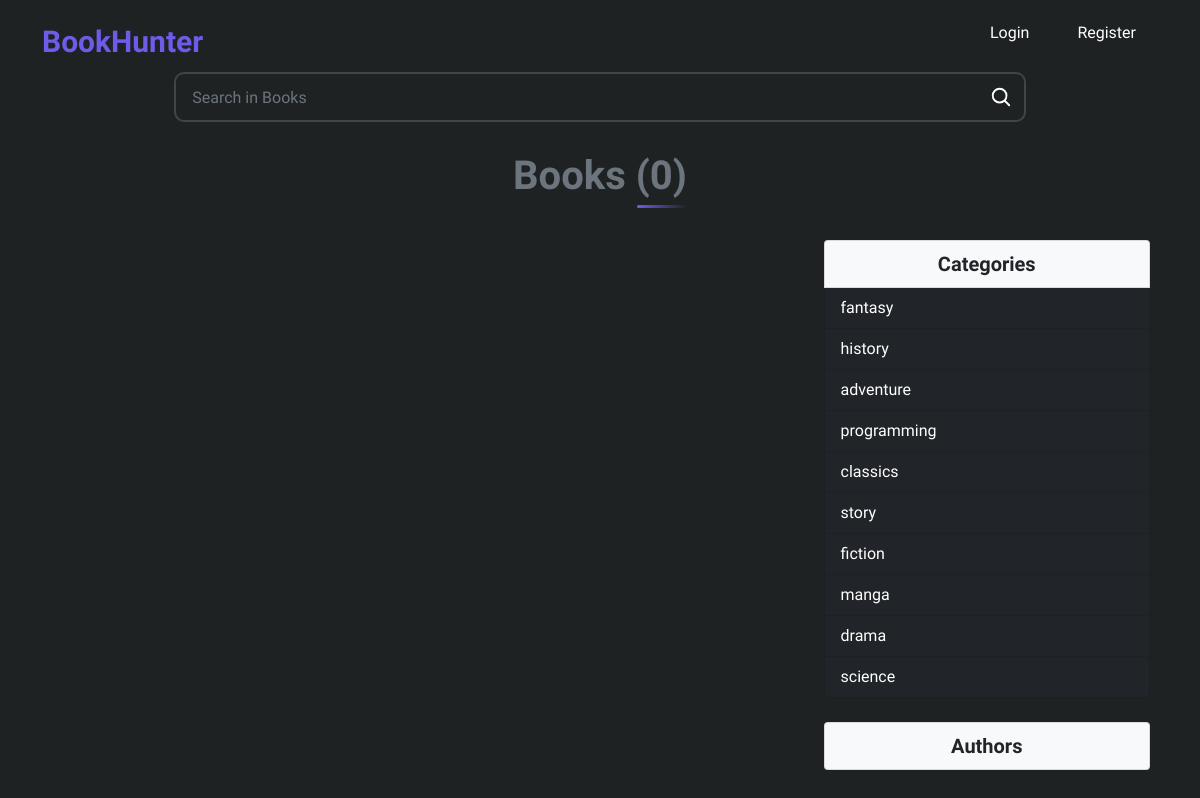
The page / on the database its author committed.
### tables this page shows
CREATE TABLE `categories`(
	`id` BIGINT PRIMARY KEY  AUTO_INCREMENT ,
	`name` VARCHAR(255) NOT NULL
);

### database/execute.php (called while the page is built)
<?php
require_once('connection.php');
class DB{
	public static function run($sql , $params = []){
		global $connection;
		$query = $connection->prepare($sql);
		if ($query->execute($params)){
			$results = $query->fetchAll(PDO::FETCH_ASSOC);
			return [
				'rowCount' => $query->rowCount(),
				'results' => $results ,
			];
		}
	}
};

### _includes/content.php (the view, shortened to what this page needs)
<?php
require('database/execute.php');
$filters = [];
$titleTxt = 'Books';
$filters = array_splice($filters, 0 , -1);
$getBooks = DB::run('
		SELECT b.* ,
		 		 u.user_id as `author_id`,
		 		 c.name AS `category`,
		 		 u.username as `author`
				 FROM `books` b
				 INNER JOIN  `categories` c ON b.category_id = c.id
				 INNER JOIN `users` u ON b.author = u.user_id '.implode('', $filters).' LIMIT 80');
$books = $getBooks['results'];
$categories = DB::run('SELECT * FROM `categories` LIMIT 10')['results'];
?>
<section class="books-section">
	<div class="container">
			<form class="search" action="/search" method="GET">
				<input class="search-input form-control" required name="q" placeholder="Search in Books" />
				<button class="btn"><img src="/assets/images/search.svg"></button>
			</form>
		<h2 class="section-title heading my-3 mx-auto  text-center fs-1 my-2 text-secondary fw-bold">
			<?=$titleTxt?> (<?=count($books) ?>)
		</h2>
		<main class="books  w-100  p-2 ">
			<div class="content d-flex  w-100 h-100  gap-5">
			<div  class="filters d-none d-lg-flex flex-column flex-start h-100">
			<div class="categories-filters mt-2 w-100 ">
				<ul class="list-group w-100 h-100">
				  <li class="list-group-item text-center fs-5 fw-bold bg-light text-dark"
				  	aria-current="true">Categories</li>
					<?php foreach ($categories as $category):?>
				  			<li class="list-group-item bg-dark">
				  				<a class="filter-category w-100 d-block"
				  				   href="?category_id=<?=$category['id']?>">
				  					<?=substr($category['name'], 0 , 40)?>
				  				</a>
				  			</li>
					<?php endforeach;?>
				</ul>
			</div>
			<div class="authors-filters mt-4 w-100 ">
				<ul class="list-group w-100 h-100">
				  <li class="list-group-item text-center fs-5 fw-bold bg-light text-dark"
				  		aria-current="true">Authors</li>
				</ul>
			</div>
			</div>
			</div>
		</main>
	</div>
</section>

### index.php (shortened to what this page needs)
<!DOCTYPE html>
<html>
<head>
	<?php include('_includes/head.php')?>
</head>
<body>
	<?php
		$isAuth = isset($_COOKIE['auth_id']);
		if ($isAuth){
			include('_includes/mainHeader.php');
		}else{
			include('_includes/staticHeader.php');
		}
	?>
		<?php include('_includes/content.php') ?>
</body>
</html>

### _includes/head.php (shortened to what this page needs)
<link rel="stylesheet" type="text/css" href="/lib/bootstrap/css/bootstrap.min.css">
<link rel="stylesheet" type="text/css" href="/assets/css/main.css">

### _includes/staticHeader.php (shortened to what this page needs)
<header class="header">
	<div class="container">
		<nav class="nav-links">
			<a class="logo" href="/">BookHunter</a>
			<ul class="links" style="display: none;">
				<li class="link"><a class="link-content" href="/login">Login</a></li>
				<li class="link"><a class="link-content" href="/register">Register</a></li>
			</ul>
		</nav>
	</div>
</header>

### assets/css/main.css (style rules this page uses)
:root { --primary: #6C5CE7; --secondary: #A29BFE; --dark: #2D3436; --darker: #1E2223; --light: #DFE6E9; --lighter: #F5F6FA; }
* { padding: 0; margin: 0; box-sizing: border-box; }
body { width: 100vw; overflow-x: hidden; font-family: 'Tajawal' !important; min-height: 100vh; height: fit-content; background: var(--darker); color: #fff; }
ul { list-style: none; z-index: 7654; }
a, a:hover { color: #fff; text-decoration: none; }
header { width: 100%; height: 62px; margin-top: 10px; position: relative; }
header .container { height: 100%; padding: 12px; }
header .container > nav { display: flex; justify-content: space-between; height: 100%; align-items: center; }
header .container > nav .logo { font-size: 30px; color: var(--primary); font-weight: bold; }
header .container > nav ul li { display: inline-block; padding: 0 12px; }
header .container > nav ul li a { padding: 5px 10px; font-weight: 500; transition: .4s; background: transparent; border-radius: 6px; color: #fff; }
@media (min-width: 768px) { .nav-links ul { display: block !important; } }
.books-section { width: 100%; height: fit-content; position: relative; }
.books-section .container { width: 100%; height: 100% !important; }
.books-section .container .search { width: 80%; margin: auto; display: flex; align-items: center; justify-content: center; margin-bottom: 30px; height: 50px; }
.books-section .container .search input { background: none; color: #fff; border: 2px solid #444; border-right: none; width: 90%; height: 100%; border-radius: 10px 0 0 10px !important; }
.books-section .container .search button { border: 2px solid #444; border-left: none; height: 100%; border-radius: 0px 10px 10px 0px !important; background: none; display: flex; justify-content: center; align-items: center; }
.books-section .container .search button img { max-width: 22px; }
.books { width: 100% ; height: 100%; }
.heading { user-select: none; pointer-events: none; }
.section-title { position: relative; padding-bottom: 0.5rem; width: fit-content; }
.section-title::after { content: ''; position: absolute; bottom: 0; right: 0; width: 50px; height: 3px; background: linear-gradient(90deg, var(--primary), transparent); border-radius: 3px; }
.filters { width: 45%; }
.form-control { background-color: rgba(255, 255, 255, 0.1); border: 1px solid rgba(255, 255, 255, 0.1); color: var(--light); padding: 0.75rem 1rem; }

### rows shown on the page
categories: name "fantasy"
categories: name "history"
categories: name "adventure"
categories: name "programming"
categories: name "classics"
categories: name "story"
categories: name "fiction"
categories: name "manga"
categories: name "drama"
categories: name "science"

### other values the page prints
$titleTxt "Books"
count($books) "0"
